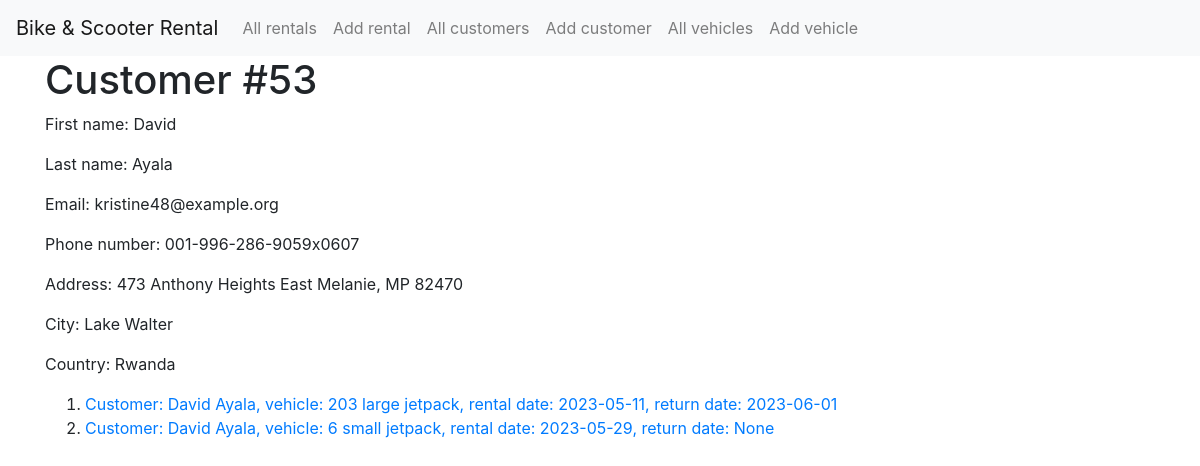
/rent/customer/53, run on the app's committed database.
### rent/models.py (models this page shows)
class Customer(models.Model):
    first_name = models.CharField(max_length=100)
    last_name = models.CharField(max_length=100)
    email = models.EmailField(unique=True)
    phone_number = PhoneNumberField()
    address = models.CharField(max_length=300)
    city = models.CharField(max_length=50)
    country = models.CharField(max_length=50)
    def __str__(self):
        return f"{self.first_name} {self.last_name}"

class Rental(models.Model):
    rental_date = models.DateField()
    return_date = models.DateField(null=True, blank=True)
    customer = models.ForeignKey(Customer, related_name='customer', on_delete=models.CASCADE)
    vehicle = models.ForeignKey(Vehicle, related_name='vehicle', on_delete=models.CASCADE)
    def __str__(self):
        return f"Customer: {self.customer}, vehicle: {self.vehicle}, " \
               f"rental date: {self.rental_date}, " \
               f"return date: {self.return_date}"

class Vehicle(models.Model):
    vehicle_type = models.ForeignKey(VehicleType, on_delete=models.CASCADE)
    vehicle_size = models.ForeignKey(VehicleSize, on_delete=models.CASCADE)
    date_created = models.DateTimeField(auto_now_add=True)
    real_cost = models.IntegerField()
    def __str__(self):
        return f"{self.id} {self.vehicle_size} {self.vehicle_type}"

class VehicleSize(models.Model):
    name = models.CharField(max_length=100)
    def __str__(self):
        return self.name

class VehicleType(models.Model):
    name = models.CharField(max_length=100)
    def __str__(self):
        return self.name

### rent/views.py (the view)
# urls.py: path('rent/customer/', views.all_customers, name='all_customers'),
def customer(request, pk):
    chosen_customer = Customer.objects.get(id=pk)
    rentals = Rental.objects.filter(customer=chosen_customer)
    context = {
        'title': f"Customer {chosen_customer.first_name} {chosen_customer.last_name}",
        'customer': chosen_customer,
        'rentals': rentals,
    }
    return render(request, 'rent/customer.html', context)

### rent/templates/rent/customer.html
{% extends 'rent/base.html' %}
{% block content %}
    <div class="container">
        <h1>Customer #{{ customer.id }}</h1>
        <p>First name: {{ customer.first_name }}</p>
        <p>Last name: {{ customer.last_name }}</p>
        <p>Email: {{ customer.email }}</p>
        <p>Phone number: {{ customer.phone_number }}</p>
        <p>Address: {{ customer.address }}</p>
        <p>City: {{ customer.city }}</p>
        <p>Country: {{ customer.country }}</p>
        <ol>
            {% for rental in rentals %}
                <li><a href="{% url 'rental' rental.id %}">{{ rental }}</a></li>
            {% endfor %}
        </ol>
    </div>
{% endblock content %}

### rent/static/rent/style.css (style rules this page uses)
a { text-decoration: none; }

### data on the page
Customer: id "53", first_name "David", last_name "Ayala", email "kristine48@example.org", phone_number "001-996-286-9059x0607", address "473 Anthony Heights East Melanie, MP 82470", city "Lake Walter", country "Rwanda"
Rental: customer+vehicle+rental_date "Customer: David Ayala, vehicle: 203 large jetpack, rental date: 2023-05-11, return date: 2023-06-01"
Rental: customer+vehicle+rental_date "Customer: David Ayala, vehicle: 6 small jetpack, rental date: 2023-05-29, return date: None"
